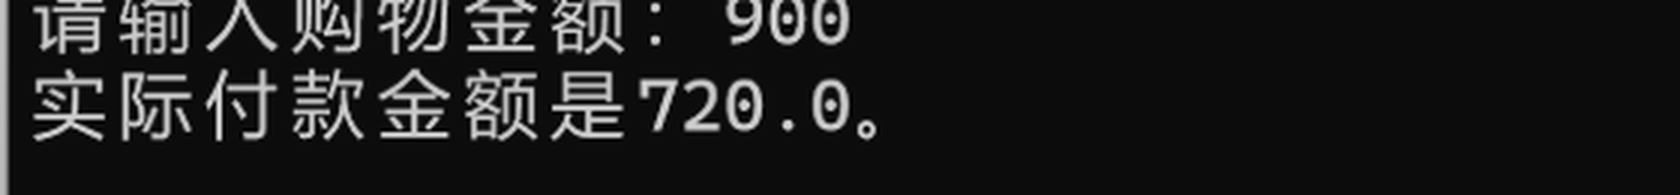

The Python source for this figure:
# -*- coding: utf-8 -*-
"""一次性：放大第 7 题示例截图，确认末尾有没有句号。"""
from PIL import Image

SRC = r"C:\Users\27014\phone-touchpad\tools\_screen.png"
OUT = r"C:\Users\27014\phone-touchpad\tools\_crop.png"

im = Image.open(SRC)
crop = im.crop((740, 465, 1300, 530))
crop = crop.resize((crop.width * 3, crop.height * 3), Image.LANCZOS)
crop.save(OUT)
print("ok", OUT, crop.size)
